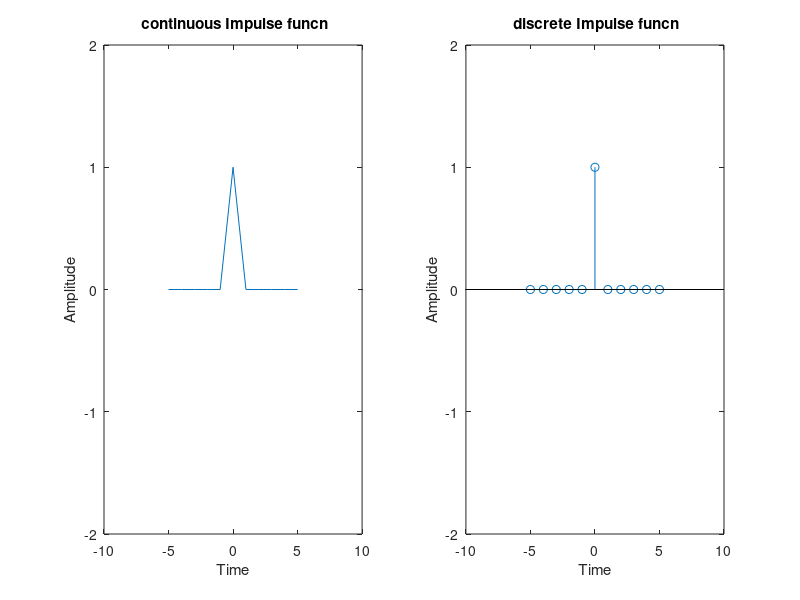

Recreate this plot in MATLAB.
clear all;
close all;
clc;
n=-5:5;
u=[zeros(1,5) 1 zeros(1,5)];
 subplot(1,2,1);
 plot(n,u);
 xlabel('Time');
 ylabel('Amplitude');
 title(" continuous Impulse funcn");
 axis([-10 10 -2 2]);
 
 
 subplot(1,2,2);
 stem(n,u);
  xlabel('Time');
 ylabel('Amplitude');
 title(" discrete Impulse funcn");
 axis([-10 10 -2 2]);
 
 

 
 
 